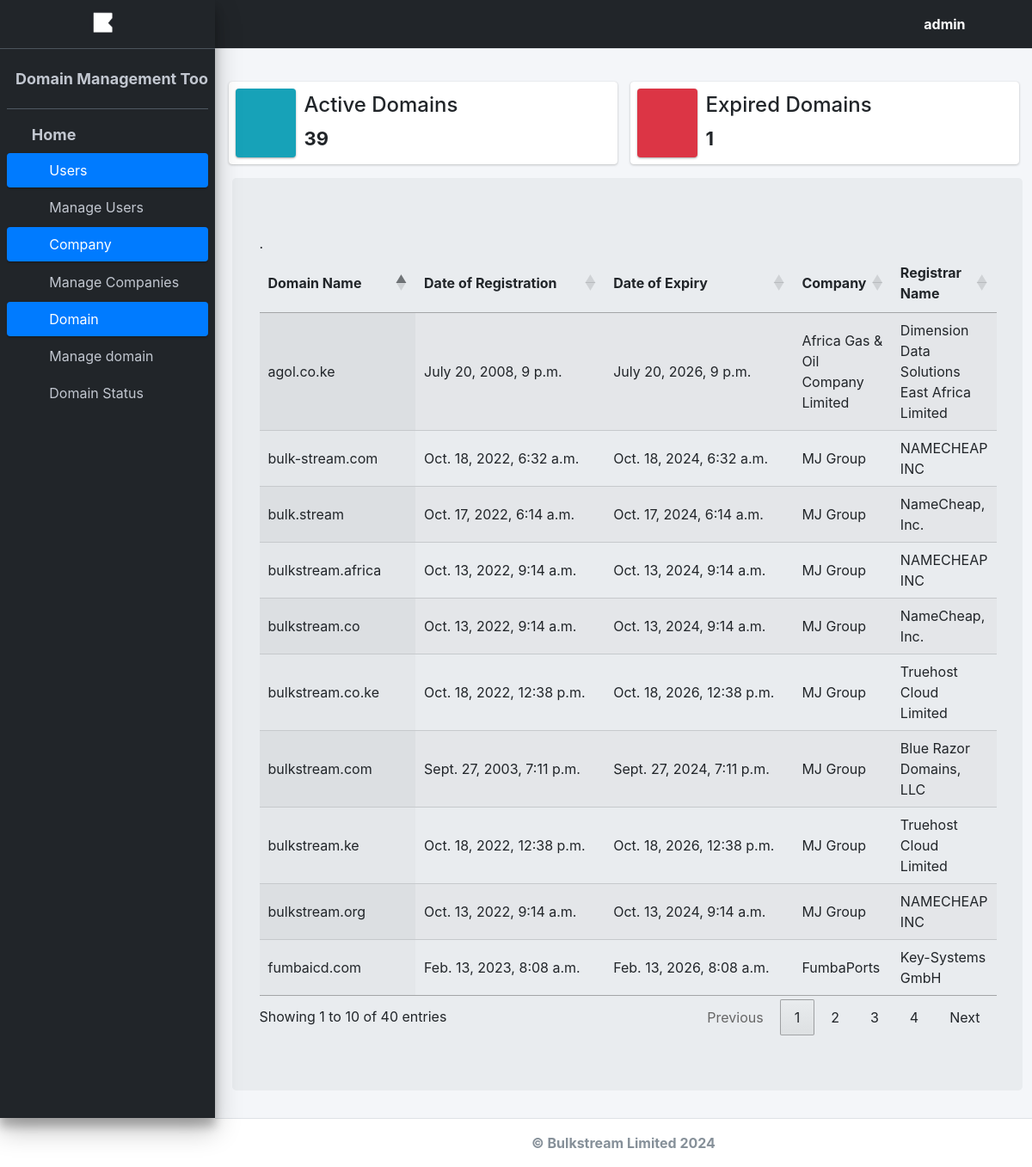
/dashboard/ (signed in), run on the app's committed database.
### domain_app/models.py (models this page shows, shortened)
class User(AbstractBaseUser, PermissionsMixin):
    email = models.EmailField(unique=True)
    username = models.CharField(max_length=30, null=True)
    is_active = models.BooleanField(default=True)
    is_staff = models.BooleanField(default=False)
    is_admin = models.BooleanField('Is admin', default=False)
    is_user = models.BooleanField('Is user', default=False)
    objects = CustomUserManager()
    USERNAME_FIELD = 'email'
    REQUIRED_FIELDS = ['username']

class Domain(models.Model):
    name = models.CharField(max_length=200)
    registration_date = models.DateTimeField(verbose_name="Date registered", null=True, blank=True)
    expiry_date = models.DateTimeField(verbose_name="Date of expiry", null=True, blank=True)
    registrar_name=models.CharField(max_length=300, null=True, blank=True)
    company = models.ForeignKey(Company, on_delete=models.CASCADE, blank=True)

class Company(models.Model):
    name = models.CharField(max_length=200)
    address = models.CharField(max_length=200, blank=True, null=True)
    location = models.CharField(max_length=200)
    def __str__(self):
        return self.name

### domain_app/views.py (the view)
# urls.py: path("dashboard/", views.dashboard, name="dashboard"),
@login_required(login_url="signin")
def dashboard(request):
    active_domains = Domain.objects.filter(expiry_date__gte=date.today()).count()
    expired_domains = Domain.objects.filter(expiry_date__lt=date.today()).count()
    context = {
        'active_domains': active_domains,
        'expired_domains': expired_domains,
        'domains': Domain.objects.all(),
    }
    return render(request, 'dashboard.html', context)

### domain_app/templates/dashboard.html (shortened to what this page needs)
{%load static%}
<!DOCTYPE html>
<html lang="en">
<head>
  <link rel="stylesheet" href="{%static 'plugins/fontawesome-free/css/all.min.css' %}">
  <link rel="stylesheet" href="https://maxst.icons8.com/vue-static/landings/line-awesome/line-awesome/1.3.0/css/line-awesome.min.css">
  <link rel="stylesheet" href="http://code.ionicframework.com/ionicons/2.0.1/css/ionicons.min.css">
  <link rel="stylesheet" href="{%static 'dist/css/adminlte.min.css' %}">
  <link href="https://cdn.datatables.net/1.13.7/css/jquery.dataTables.min.css" rel="stylesheet">
  <link rel="stylesheet" type="text/css" href="https://cdn.datatables.net/1.11.6/css/jquery.dataTables.css">
</head>
<body class="hold-transition sidebar-mini">
<div class="wrapper">
  <nav class="main-header navbar navbar-expand navbar-white" style="background-color:#212529;">
    <ul class="navbar-nav" style="color:white">
      <li class="nav-item">
        <a class="nav-link" data-widget="pushmenu" href="#" style="color:white"><i class="fas fa-bars"></i></a>
      </li>
    </ul>
    <ul class="navbar-nav ml-auto">
      <li class="nav-item dropdown">
        <a class="nav-link" data-toggle="dropdown" href="#"  style="color:white">
          <i class="far fa-user"></i>&nbsp;
          <strong >{{request.user.username}}</strong>&nbsp;
          <i class="fas fa-caret-down"></i>
        </a>
      </li>
      <li class="nav-item">
        <a class="nav-link" data-widget="control-sidebar" data-slide="true" href="#"></a>
      </li>
    </ul>
  </nav>
  <aside class="main-sidebar sidebar-dark-primary elevation-4">
    <a href="index3.html" class="brand-link" style="display: flex; justify-content: center; align-items: center;">
      <img src="{%static 'images/gbhllogo.jpg' %}"  class="brand-image img-circle">
      <span class="brand-text font-weight-light">&nbsp; &nbsp;</span>
    </a>
    <div class="sidebar">
      <div class="user-panel mt-3 pb-3 mb-3 d-flex">
        <div class="info">
          <a href="#" class="d-block" style="font-weight: bold; font-size: 18px;" >Domain Management Tool</a>
        </div>
      </div>
      <nav class="mt-2">
        <ul class="nav nav-pills nav-sidebar flex-column" data-widget="treeview" role="menu" data-accordion="false">
               <li class="nav-item has-treeview menu-open mb-2">
                <a href="#" class="d-block" style="font-weight: bold; font-size: 18px;">
                  <i class="nav-icon fas fa-home"></i>Home</a>
              </li>
              {% if user.is_authenticated and user.is_admin %}
            <li class="nav-item has-treeview menu-open">
              <a href="#" class="nav-link active">
                <i class="nav-icon fas fa-user"></i>
                <p>
                  Users
                  <i class="right fas fa-angle-left"></i>
                </p>
              </a>
              <ul class="nav nav-treeview">
                <li class="nav-item">
                  <a href="{% url 'users' %}" class="nav-link">
                    <i class="far fa-circle nav-icon"></i>
                    <p>Manage Users</p>
                  </a>
                </li>
              </ul>
          </li>
            {% endif %}
          <li class="nav-item has-treeview menu-open">
            <a href="#" class="nav-link active">
              <i class="nav-icon fas fa-building"></i>
              <p>
                Company
                <i class="right fas fa-angle-left"></i>
              </p>
            </a>
            <ul class="nav nav-treeview">
              <li class="nav-item">
                <a href="{% url 'lists' %}" class="nav-link">
                  <i class="far fa-circle nav-icon"></i>
                  <p>Manage Companies</p>
                </a>
              </li>
            </ul>
          </li>
          <li class="nav-item has-treeview menu-open">
            <a href="#" class="nav-link active">
              <i class="nav-icon fas fa-server"></i>
              <p>
                Domain
                <i class="right fas fa-angle-left"></i>
              </p>
            </a>
            <ul class="nav nav-treeview">
              <li class="nav-item">
                <a href="{% url 'domain' %}" class="nav-link">
                  <i class="far fa-circle nav-icon"></i>
                  <p>Manage domain</p>
                </a>
              </li>
              <li class="nav-item">
                <a href="{% url 'domain_status'%}" class="nav-link">
                  <i class="far fa-circle nav-icon"></i>
                  <p>Domain Status</p>
                </a>
              </li>
              <li class="nav-item">
                <a href="./index3.html" class="nav-link">
                </a>
              </li>
            </ul>
          </li>
        </ul>
      </nav>
    </div>
  </aside>
  <div class="content-wrapper">
    <div class="content-header">
    </div>
    <div class="content">
      <div class="container-fluid">
        <div class="row">
          <div class="col-6">
              <div class="info-box">
                <span class="info-box-icon bg-info elevation-1"><i class="fas fa-check-circle"></i></span>
                  <div class="info-box-content">
                    <span class="info-box-text "><h4 class="fw-bold">Active Domains</h4></span>
                      <span class="info-box-number" style="font-size: 22px;">{{ active_domains }}</span>
                  </div>
              </div>
          </div>
          <div class="col-6">
              <div class="info-box mb-3">
                <span class="info-box-icon bg-danger elevation-1"><i class="fas fa-exclamation-circle"></i></span>
                  <div class="info-box-content">
                      <span class="info-box-text fw-bold"><h4 class="fw-bold">Expired Domains</h4></span>
                      <span class="info-box-number" style="font-size: 22px;">{{ expired_domains }}</span>
                  </div>
              </div>
          </div>
      </div>
        <div class="row">
        <div class="col-lg-12 mx-1">
            <div class="jumbotron">
                <table class="display" id="domainTable">
                    <thead class="border-bottom font-weight-bold">
                        <tr>
                            <td> Domain Name </td>
                            <td> Date of Registration</td>
                            <td> Date of Expiry</td>
                            <td> Company</td>.
                            <td> Registrar Name </td>
                        </tr>
                    </thead>
                    <tbody>
                        {% for domain in domains %}
                        <tr>
                            <td > {{ domain.name }} </td>
                            <td class="date"> {{ domain.registration_date }} </td>
                            <td class="date expiry-date"> {{ domain.expiry_date }} </td>
                            <td > {{ domain.company }} </td>
                            <td> {{domain.registrar_name}} </td>
                        </tr>
                        {% endfor %}
                    </tbody>
                </table>
            </div>
        </div>
        </div>
        </div>
      </div>
    </div>
  </div>
  <footer class="main-footer d-flex justify-content-center align-items-center">
    <div id="copyright">
    </div>
</footer>
</body>
</html>

### domain_app/templates/dashboard.html (style rules this page uses)
.date { white-space: nowrap; }

### data on the page
User: user.username "admin"
Domain: name "fumbaicd.com", registration_date "Feb. 13, 2023, 8:08 a.m.", expiry_date "Feb. 13, 2026, 8:08 a.m.", company "FumbaPorts", registrar_name "Key-Systems GmbH"
Domain: name "bulkstream.co.ke", registration_date "Oct. 18, 2022, 12:38 p.m.", expiry_date "Oct. 18, 2026, 12:38 p.m.", company "MJ Group", registrar_name "Truehost Cloud Limited"
Domain: name "bulkstream.ke", registration_date "Oct. 18, 2022, 12:38 p.m.", expiry_date "Oct. 18, 2026, 12:38 p.m.", company "MJ Group", registrar_name "Truehost Cloud Limited"
Domain: name "bulk.stream", registration_date "Oct. 17, 2022, 6:14 a.m.", expiry_date "Oct. 17, 2024, 6:14 a.m.", company "MJ Group", registrar_name "NameCheap, Inc."
Domain: name "bulkstream.africa", registration_date "Oct. 13, 2022, 9:14 a.m.", expiry_date "Oct. 13, 2024, 9:14 a.m.", company "MJ Group", registrar_name "NAMECHEAP INC"
Domain: name "bulkstream.co", registration_date "Oct. 13, 2022, 9:14 a.m.", expiry_date "Oct. 13, 2024, 9:14 a.m.", company "MJ Group", registrar_name "NameCheap, Inc."
Domain: name "bulk-stream.com", registration_date "Oct. 18, 2022, 6:32 a.m.", expiry_date "Oct. 18, 2024, 6:32 a.m.", company "MJ Group", registrar_name "NAMECHEAP INC"
Domain: name "bulkstream.org", registration_date "Oct. 13, 2022, 9:14 a.m.", expiry_date "Oct. 13, 2024, 9:14 a.m.", company "MJ Group", registrar_name "NAMECHEAP INC"
Domain: name "bulkstream.com", registration_date "Sept. 27, 2003, 7:11 p.m.", expiry_date "Sept. 27, 2024, 7:11 p.m.", company "MJ Group", registrar_name "Blue Razor Domains, LLC"
Domain: name "agol.co.ke", registration_date "July 20, 2008, 9 p.m.", expiry_date "July 20, 2026, 9 p.m.", company "Africa Gas & Oil Company Limited", registrar_name "Dimension Data Solutions East Africa Limited"

### other printed values
{{ active_domains }} "39"
{{ expired_domains }} "1"
